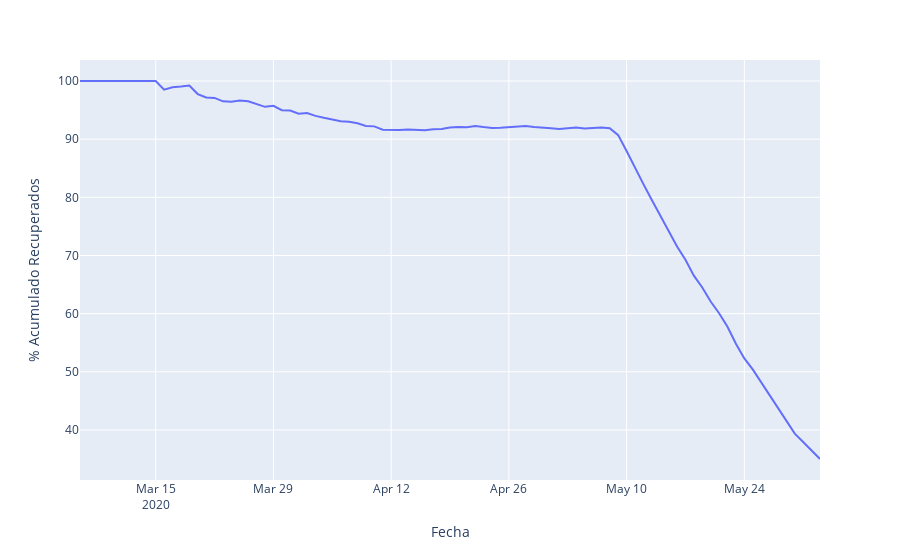

Notebook code cell kept with this figure:
### Code cell
import plotly.express as px
#dg.rename(columns={'count':'Número de casos'}, inplace=True)
fig = px.line(df, x=df.index, y='% Acumulado Recuperados', labels={'x':'Fecha'})
fig.show()
